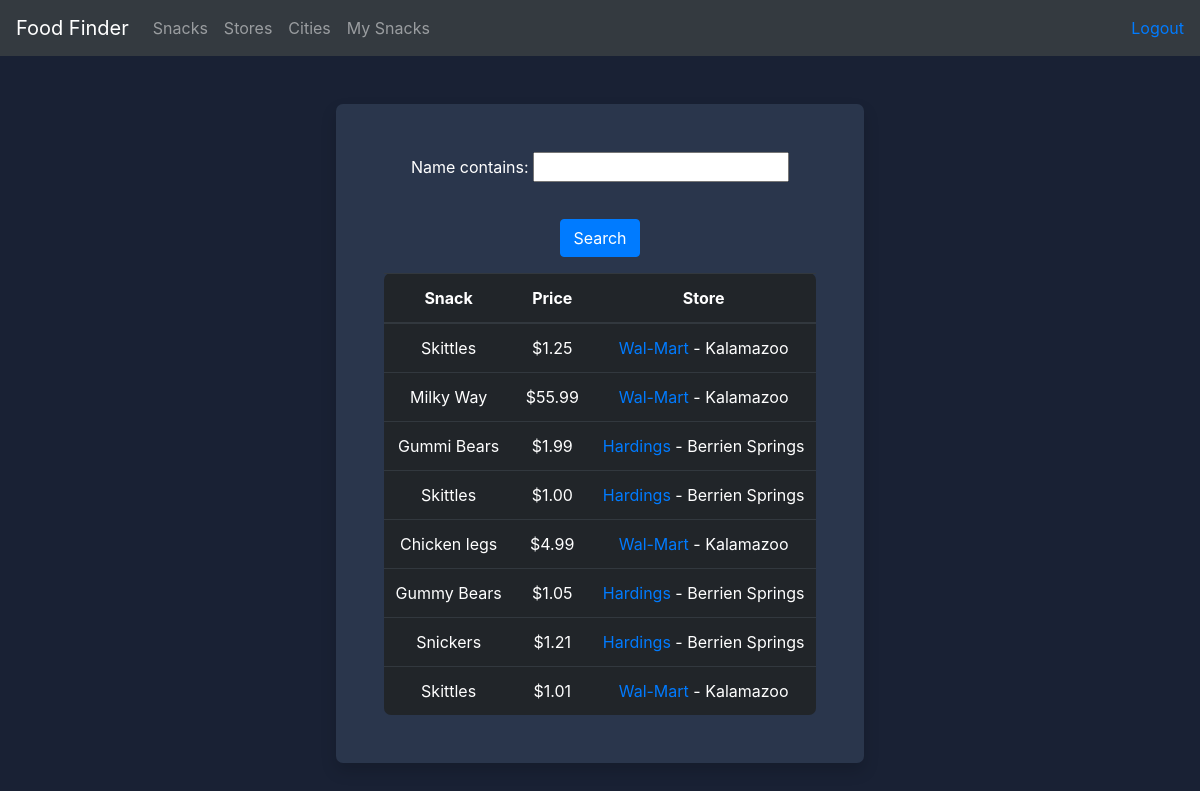
The app's page /food/snack/snack_search/ (signed in) with its own data.
### food/models.py (models this page shows, shortened)
class Snack(models.Model):
    store = models.ForeignKey(Store, on_delete=models.CASCADE)
    name = models.CharField(max_length=255)
    price = models.DecimalField(default=1.00, decimal_places=2, max_digits=6)
    date_found = models.DateTimeField(auto_now_add=True, blank=True)
    sale = models.BooleanField(default=False)
    snack_author = models.ForeignKey(settings.AUTH_USER_MODEL, on_delete=models.CASCADE, null=True)
    def pretty_price_string(self):
        fancy_price = f'$%.2f' % self.price
        return fancy_price

class Store(models.Model):
    name = models.CharField(max_length=255)
    city = models.CharField(max_length=255)
    def __str__(self):
        return f'%s' % self.name

### food/views.py (the view)
# urls.py: path('snack/snack_search/', views.snack_search, name='snack_search'),
@login_required()
def snack_search(request):
    filter = SnackFilter(request.GET, queryset=Snack.objects.all())
    return render(request, 'food/find_snack.html', {'filter': filter})

### food/templates/food/find_snack.html (shortened to what this page needs)
{% extends 'food/base.html' %}
{% load crispy_forms_tags %}
{% block content %}
    <div class="container-fluid">
    <div class="row justify-content-center mt-5">
        <div class="text-center shadow justify-content-center">
 <div class="m-5">
        <form action="" method="get">
            {{ filter.form.as_p }}
            <button class="btn btn-primary m-3" type="submit" value="submit">Search</button>
        </form>
            <table class="table table-dark">
                        <thead>
                        <tr>
                            <th scope="col">Snack</th>
                            <th scope="col">Price</th>
                            <th scope="col">Store</th>
                        </tr>
                      </thead>
    <tbody>
    {% for obj in filter.qs %}
                        <tr>
                        <td>{{ obj.name }}</td>
                        <td>{{ obj.pretty_price_string }}</td>
                        <td><a href="{% url 'food:store_details' obj.store.id %}"> {{ obj.store }}</a> - <a class="text-white" href="{% url 'food:city_details' obj.store.id %}">{{ obj.store.city }}</a></td>
                        </tr>
    {% endfor %}
    </tbody>
</table>
 </div>
        </div>
    </div>
    </div>
{% endblock %}

### static/css/custom-styles.css (style rules this page uses)
body { background-color: #192134; color: white; }
.shadow { background-color: #2A364C; border-radius: 7px; }
.table-dark { border-radius: 7px; }

### records on screen
Snack: name "Skittles", pretty_price_string "$1.25", store "Wal-Mart", store.city "Kalamazoo"
Snack: name "Milky Way", pretty_price_string "$55.99", store "Wal-Mart", store.city "Kalamazoo"
Snack: name "Gummi Bears", pretty_price_string "$1.99", store "Hardings", store.city "Berrien Springs"
Snack: name "Skittles", pretty_price_string "$1.00", store "Hardings", store.city "Berrien Springs"
Snack: name "Chicken legs", pretty_price_string "$4.99", store "Wal-Mart", store.city "Kalamazoo"
Snack: name "Gummy Bears", pretty_price_string "$1.05", store "Hardings", store.city "Berrien Springs"
Snack: name "Snickers", pretty_price_string "$1.21", store "Hardings", store.city "Berrien Springs"
Snack: name "Skittles", pretty_price_string "$1.01", store "Wal-Mart", store.city "Kalamazoo"
